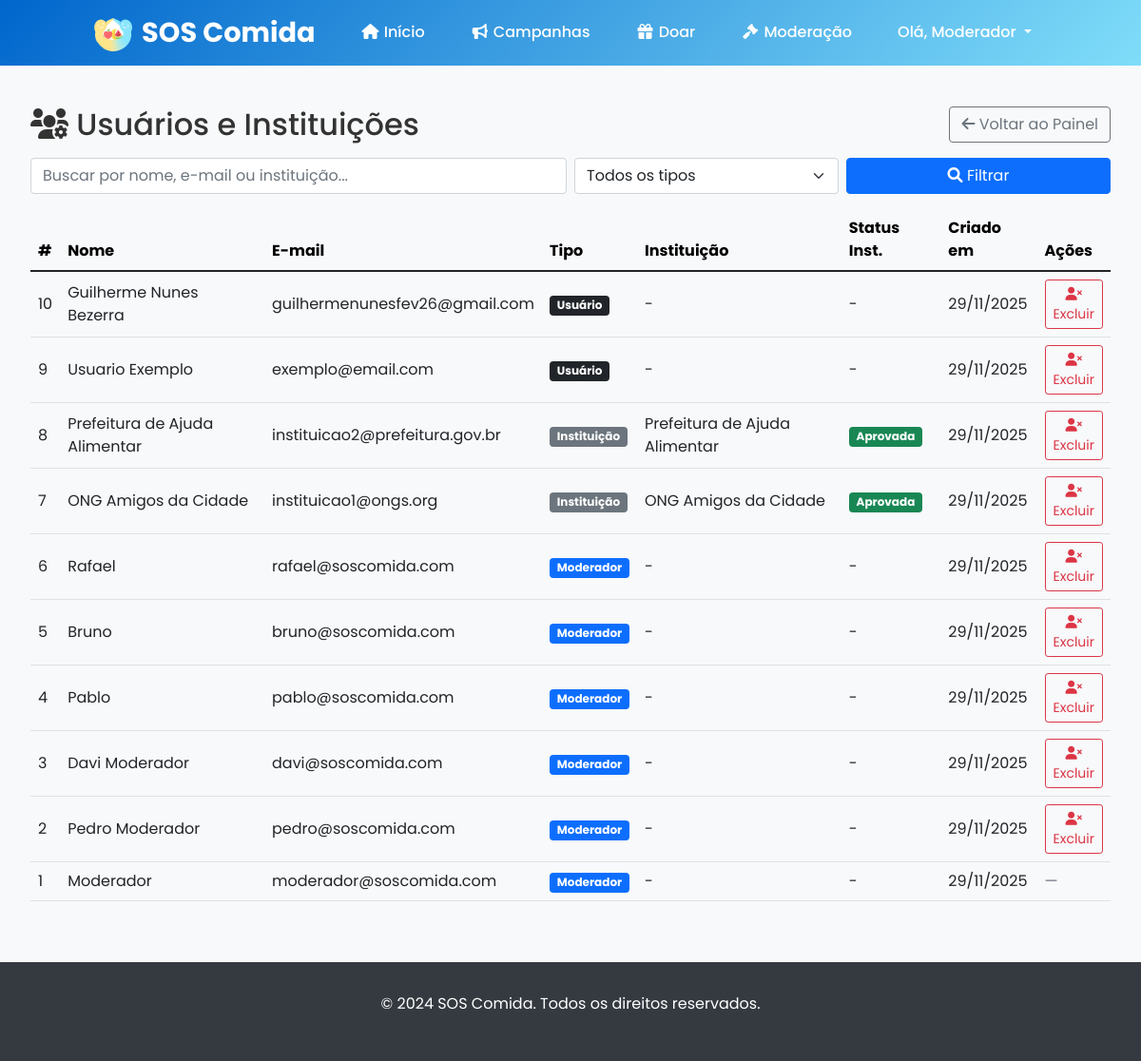
Page /moderacao/usuarios (signed in) on the earlier database version.
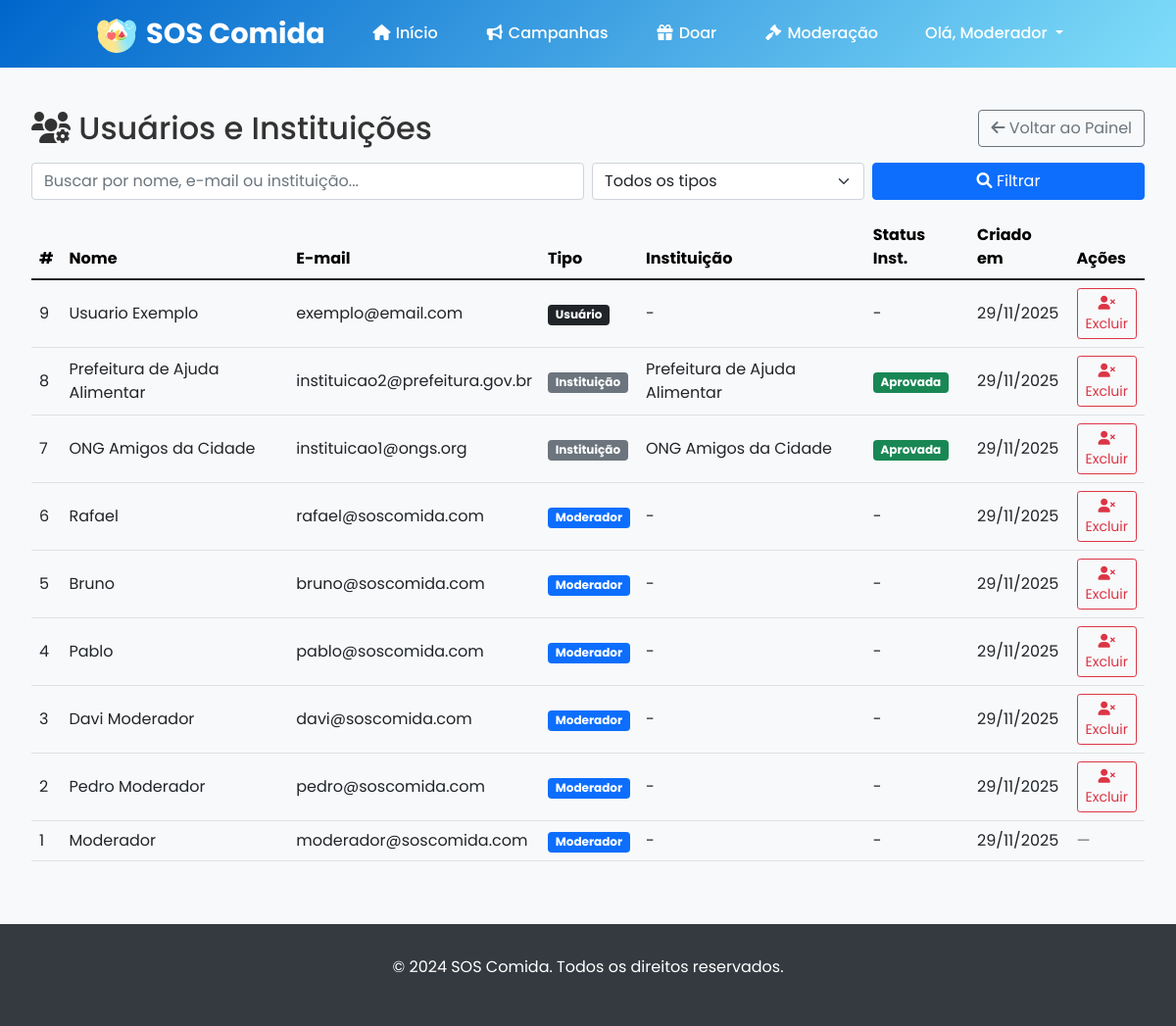
Same page on the later database version.
### models.py (models this page shows)
class Usuario(UserMixin, db.Model):
    __tablename__ = 'usuarios'
    id = db.Column(db.Integer, primary_key=True)
    nome = db.Column(db.String(100), nullable=False)
    email = db.Column(db.String(120), unique=True, nullable=False)
    senha = db.Column(db.String(255), nullable=False)
    tipo = db.Column(db.String(20), default='usuario')
    data_criacao = db.Column(db.DateTime, default=datetime.utcnow)
    last_seen = db.Column(db.DateTime, default=datetime.utcnow)
    cpf = db.Column(db.String(14))
    cidade = db.Column(db.String(100))
    endereco = db.Column(db.String(255))
    telefone = db.Column(db.String(20))
    bio = db.Column(db.Text)
    foto_perfil = db.Column(db.String(255))
    instituicao_nome = db.Column(db.String(200))
    instituicao_endereco = db.Column(db.String(255))
    instituicao_cep = db.Column(db.String(10))
    instituicao_tipo = db.Column(db.String(20))
    instituicao_cnpj = db.Column(db.String(18))
    status_aprovacao = db.Column(db.String(20), default='pendente')
    two_factor_secret = db.Column(db.String(32))
    two_factor_enabled = db.Column(db.Boolean, default=False)
    gov_br_id = db.Column(db.String(255), unique=True, nullable=True)
    gov_br_linked = db.Column(db.Boolean, default=False)
    gov_br_level = db.Column(db.String(20), nullable=True)
    status = db.Column(db.String(20), default='online', nullable=False)
    conta_revogada = db.Column(db.Boolean, default=False, nullable=False)
    data_revogacao = db.Column(db.DateTime, nullable=True)
    motivo_revogacao = db.Column(db.Text, nullable=True)

### main.py (the view, shortened to what this page needs)
@app.route('/moderacao/usuarios')
@login_required
def moderacao_usuarios():
    if current_user.tipo != 'moderador':
        flash('Acesso negado. Apenas moderadores podem acessar esta página.', 'error')
        return redirect(url_for('home'))
    termo = request.args.get('q', '').strip()
    tipo = request.args.get('tipo', '').strip()
    query = Usuario.query
    if tipo in ('usuario', 'instituicao', 'moderador'):
        query = query.filter(Usuario.tipo == tipo)
    usuarios = query.order_by(Usuario.data_criacao.desc()).all()
    return render_template(
        'moderacao_usuarios.html',
        usuario=current_user,
        usuarios=usuarios,
        termo=termo,
        tipo=tipo
    )

### main.py (called while the page is built)
@lm.user_loader
def user_loader(id):
    return Usuario.query.get(int(id))

### templates/moderacao_usuarios.html (shortened to what this page needs)
{% extends "base.html" %}
{% block content %}
<div class="container" style="margin-top: 2rem;">
  <div class="d-flex justify-content-between align-items-center mb-3">
    <h2 class="mb-0"><i class="fas fa-users-cog"></i> Usuários e Instituições</h2>
    <a href="{{ url_for('moderacao') }}" class="btn btn-outline-secondary">
      <i class="fas fa-arrow-left"></i> Voltar ao Painel
    </a>
  </div>
  <form class="row g-2 mb-3" method="get" action="{{ url_for('moderacao_usuarios') }}">
    <div class="col-md-6">
      <input type="text" class="form-control" name="q" placeholder="Buscar por nome, e-mail ou instituição..." value="{{ termo or '' }}">
    </div>
    <div class="col-md-3">
      <select name="tipo" class="form-select">
        <option value="" {{ 'selected' if not tipo }}>Todos os tipos</option>
      </select>
    </div>
    <div class="col-md-3 d-grid">
      <button class="btn btn-primary" type="submit"><i class="fas fa-search"></i> Filtrar</button>
    </div>
  </form>
  {% if usuarios and usuarios|length > 0 %}
  <div class="table-responsive">
    <table class="table align-middle">
      <thead class="table-light">
        <tr>
          <th>#</th>
          <th>Nome</th>
          <th>E-mail</th>
          <th>Tipo</th>
          <th>Instituição</th>
          <th>Status Inst.</th>
          <th>Criado em</th>
          <th style="width: 1%;">Ações</th>
        </tr>
      </thead>
      <tbody>
        {% for u in usuarios %}
        <tr>
          <td>{{ u.id }}</td>
          <td>{{ u.nome }}</td>
          <td>{{ u.email }}</td>
          <td>
            {% if u.tipo == 'moderador' %}
              <span class="badge bg-primary">Moderador</span>
            {% elif u.tipo == 'instituicao' %}
              <span class="badge bg-secondary">Instituição</span>
            {% else %}
              <span class="badge bg-dark">Usuário</span>
            {% endif %}
          </td>
          <td>{{ u.instituicao_nome or '-' }}</td>
          <td>
            {% if u.tipo == 'instituicao' %}
              {% if u.status_aprovacao == 'aprovada' %}
                <span class="badge bg-success">Aprovada</span>
              {% elif u.status_aprovacao == 'rejeitada' %}
                <span class="badge bg-danger">Rejeitada</span>
              {% else %}
                <span class="badge bg-warning text-dark">Pendente</span>
              {% endif %}
            {% else %}-{% endif %}
          </td>
          <td>{{ u.data_criacao.strftime('%d/%m/%Y') if u.data_criacao }}</td>
          <td>
            {% if u.id != usuario.id %}
              <form action="{{ url_for('excluir_usuario', user_id=u.id) }}" method="POST"
                    onsubmit="return confirm('Tem certeza que deseja EXCLUIR definitivamente {{ u.nome }}? Esta ação não pode ser desfeita.');">
                <button class="btn btn-sm btn-outline-danger">
                  <i class="fas fa-user-times"></i> Excluir
                </button>
              </form>
            {% else %}
              <span class="text-muted">—</span>
            {% endif %}
          </td>
        </tr>
        {% endfor %}
      </tbody>
    </table>
  </div>
  {% else %}
    <div class="alert alert-info">
      <i class="fas fa-info-circle"></i> Nenhum registro encontrado com os filtros atuais.
    </div>
  {% endif %}
</div>
{% endblock %}

### templates/base.html (shortened to what this page needs)
<!DOCTYPE html>
<html lang="pt-BR">
<head>
    <link href="https://cdnjs.cloudflare.com/ajax/libs/font-awesome/6.0.0/css/all.min.css" rel="stylesheet">
    <link href="https://cdn.jsdelivr.net/npm/bootstrap@5.1.3/dist/css/bootstrap.min.css" rel="stylesheet">
</head>
<body>
    <nav class="navbar" id="navbar">
        <div class="nav-container">
            <a href="{{ url_for('home') }}" class="logo">
                <img src="{{ url_for('static', filename='logo.png') }}" alt="SOS Comida Logo">
                SOS Comida
            </a>
            <ul class="nav-menu" id="nav-menu">
                <li><a href="{{ url_for('home') }}" class="nav-link {% if request.endpoint == 'home' %}active{% endif %}"><i class="fas fa-home fa-fw"></i> Início</a></li>
                {% if current_user.is_authenticated %}
                    <li><a href="{{ url_for('campanhas') }}" class="nav-link {% if 'campanha' in request.endpoint %}active{% endif %}"><i class="fas fa-bullhorn fa-fw"></i> Campanhas</a></li>
                    <li><a href="{{ url_for('formulariodoar') }}" class="nav-link {% if request.endpoint == 'formulariodoar' %}active{% endif %}"><i class="fas fa-gift fa-fw"></i> Doar</a></li>
                    {% if current_user.tipo == 'moderador' %}
                        <li><a href="{{ url_for('moderacao') }}" class="nav-link {% if request.endpoint == 'moderacao' %}active{% endif %}"><i class="fas fa-gavel fa-fw"></i> Moderação</a></li>
                    {% endif %}
                    <li class="nav-item dropdown">
                        <a class="nav-link dropdown-toggle" href="#" id="navbarDropdown" role="button" data-bs-toggle="dropdown" aria-expanded="false">
                            Olá, {{ current_user.nome.split()[0] }}
                        </a>
                    </li>
                {% else %}
                    <li><a href="{{ url_for('login') }}" class="nav-link btn-auth"><i class="fas fa-sign-in-alt"></i> Entrar</a></li>
                {% endif %}
            </ul>
        </div>
    </nav>
    <main class="main-content">
        {% block content %}{% endblock %}
    </main>
    <footer class="footer">
        <div class="container">
            <p>© 2024 SOS Comida. Todos os direitos reservados.</p>
        </div>
    </footer>
</body>
</html>

Differences in the rows shown:
removed Usuario: id "10", nome "Guilherme Nunes Bezerra", email "guilhermenunesfev26@gmail.com", tipo "Usuário", instituicao_nome "-", data_criacao "29/11/2025"
